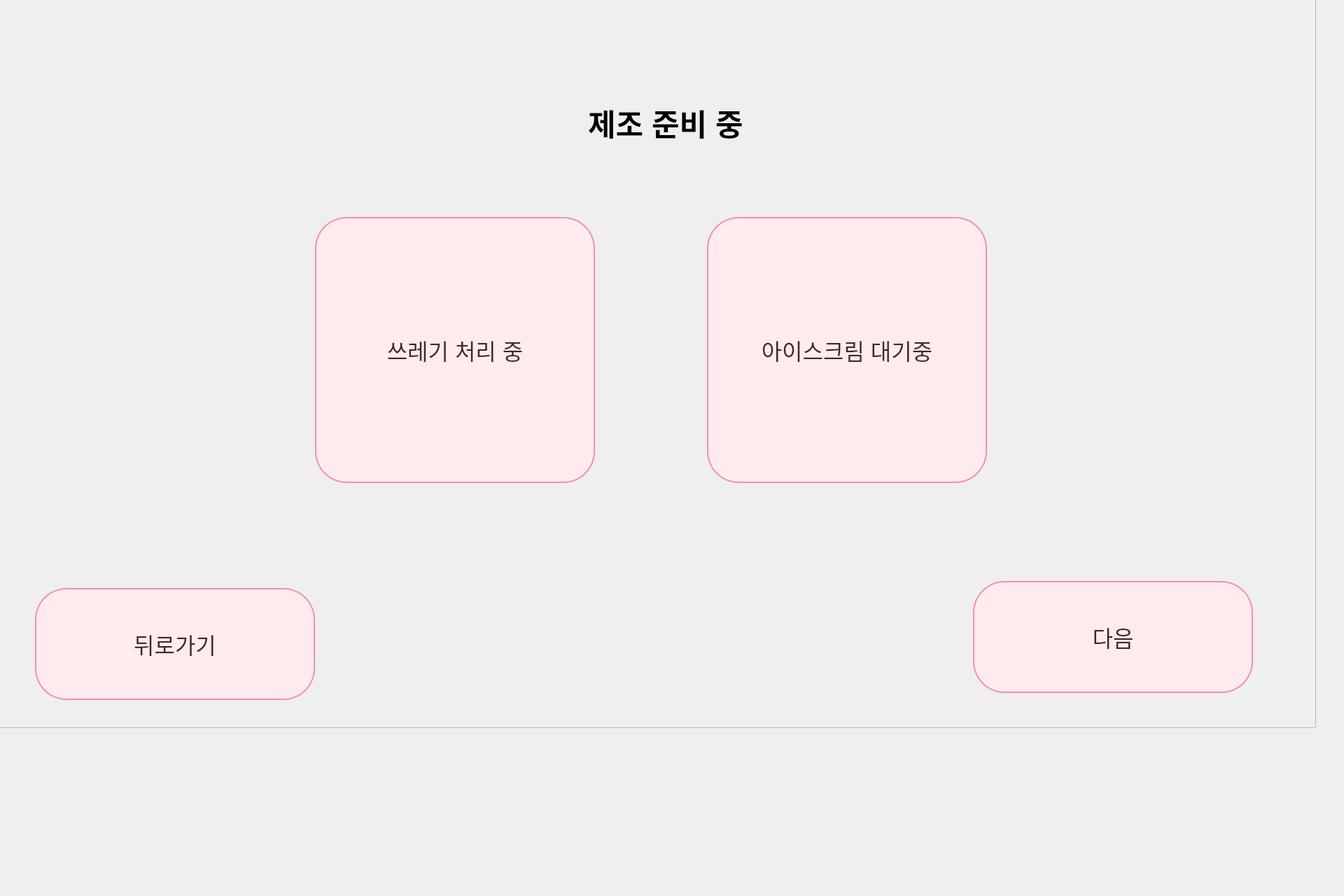
<?xml version="1.0" encoding="UTF-8"?>
<ui version="4.0">
 <class>Dialog</class>
 <widget class="QDialog" name="Dialog">
  <property name="geometry">
   <rect>
    <x>0</x>
    <y>0</y>
    <width>1920</width>
    <height>1280</height>
   </rect>
  </property>
  <property name="windowTitle">
   <string>Dialog</string>
  </property>
  <property name="styleSheet">
   <string notr="true"/>
  </property>
  <widget class="QPushButton" name="pushButton">
   <property name="geometry">
    <rect>
     <x>450</x>
     <y>310</y>
     <width>400</width>
     <height>380</height>
    </rect>
   </property>
   <property name="styleSheet">
    <string notr="true">QPushButton {
    color: #3E2723; /* 다크 브라운 글씨 색 */
    background-color: #FFEBEE; /* 라이트 핑크 배경 */
    font-size: 32px; /* 글씨 크기 */
    border: 2px solid #F48FB1; /* 핑크 테두리 */
    border-radius: 45px; /* 둥근 모서리 */
    padding: 10px;
}
QPushButton:hover{
	background-color: #FFC0CB
}</string>
   </property>
   <property name="text">
    <string>쓰레기 처리 중</string>
   </property>
  </widget>
  <widget class="QPushButton" name="pushButton_2">
   <property name="geometry">
    <rect>
     <x>1010</x>
     <y>310</y>
     <width>400</width>
     <height>380</height>
    </rect>
   </property>
   <property name="styleSheet">
    <string notr="true">QPushButton {
    color: #3E2723; /* 다크 브라운 글씨 색 */
    background-color: #FFEBEE; /* 라이트 핑크 배경 */
    font-size: 32px; /* 글씨 크기 */
    border: 2px solid #F48FB1; /* 핑크 테두리 */
    border-radius: 45px; /* 둥근 모서리 */
    padding: 10px;
}
QPushButton:hover{
	background-color: #FFC0CB
}</string>
   </property>
   <property name="text">
    <string>아이스크림 대기중</string>
   </property>
  </widget>
  <widget class="QLabel" name="label">
   <property name="geometry">
    <rect>
     <x>840</x>
     <y>130</y>
     <width>331</width>
     <height>91</height>
    </rect>
   </property>
   <property name="font">
    <font>
     <pointsize>32</pointsize>
     <weight>75</weight>
     <bold>true</bold>
    </font>
   </property>
   <property name="text">
    <string>제조 준비 중</string>
   </property>
  </widget>
  <widget class="QPushButton" name="pushButton_back">
   <property name="geometry">
    <rect>
     <x>50</x>
     <y>840</y>
     <width>400</width>
     <height>160</height>
    </rect>
   </property>
   <property name="styleSheet">
    <string notr="true">QPushButton {
    color: #3E2723; /* 다크 브라운 글씨 색 */
    background-color: #FFEBEE; /* 라이트 핑크 배경 */
    font-size: 32px; /* 글씨 크기 */
    border: 2px solid #F48FB1; /* 핑크 테두리 */
    border-radius: 45px; /* 둥근 모서리 */
    padding: 10px;
}
QPushButton:hover{
	background-color: #FFC0CB
}</string>
   </property>
   <property name="text">
    <string>뒤로가기</string>
   </property>
  </widget>
  <widget class="QPushButton" name="pushButton_next">
   <property name="geometry">
    <rect>
     <x>1390</x>
     <y>830</y>
     <width>400</width>
     <height>160</height>
    </rect>
   </property>
   <property name="styleSheet">
    <string notr="true">QPushButton {
    color: #3E2723; /* 다크 브라운 글씨 색 */
    background-color: #FFEBEE; /* 라이트 핑크 배경 */
    font-size: 32px; /* 글씨 크기 */
    border: 2px solid #F48FB1; /* 핑크 테두리 */
    border-radius: 45px; /* 둥근 모서리 */
    padding: 10px;
}
QPushButton:hover{
	background-color: #FFC0CB
}</string>
   </property>
   <property name="text">
    <string>다음</string>
   </property>
  </widget>
  <widget class="QFrame" name="frame">
   <property name="geometry">
    <rect>
     <x>-40</x>
     <y>-40</y>
     <width>1920</width>
     <height>1080</height>
    </rect>
   </property>
   <property name="styleSheet">
    <string notr="true">QFrame {
    background-image: url(/home/messi/ws_amr/qt/dall.jpg); /* 배경 이미지 설정 */
    background-position: center; /* 이미지 중앙 정렬 */
    background-repeat: no-repeat; /* 이미지 반복 안함 */
}</string>
   </property>
   <property name="frameShape">
    <enum>QFrame::StyledPanel</enum>
   </property>
   <property name="frameShadow">
    <enum>QFrame::Raised</enum>
   </property>
  </widget>
  <zorder>frame</zorder>
  <zorder>pushButton</zorder>
  <zorder>pushButton_2</zorder>
  <zorder>label</zorder>
  <zorder>pushButton_back</zorder>
  <zorder>pushButton_next</zorder>
 </widget>
 <resources/>
 <connections/>
</ui>
